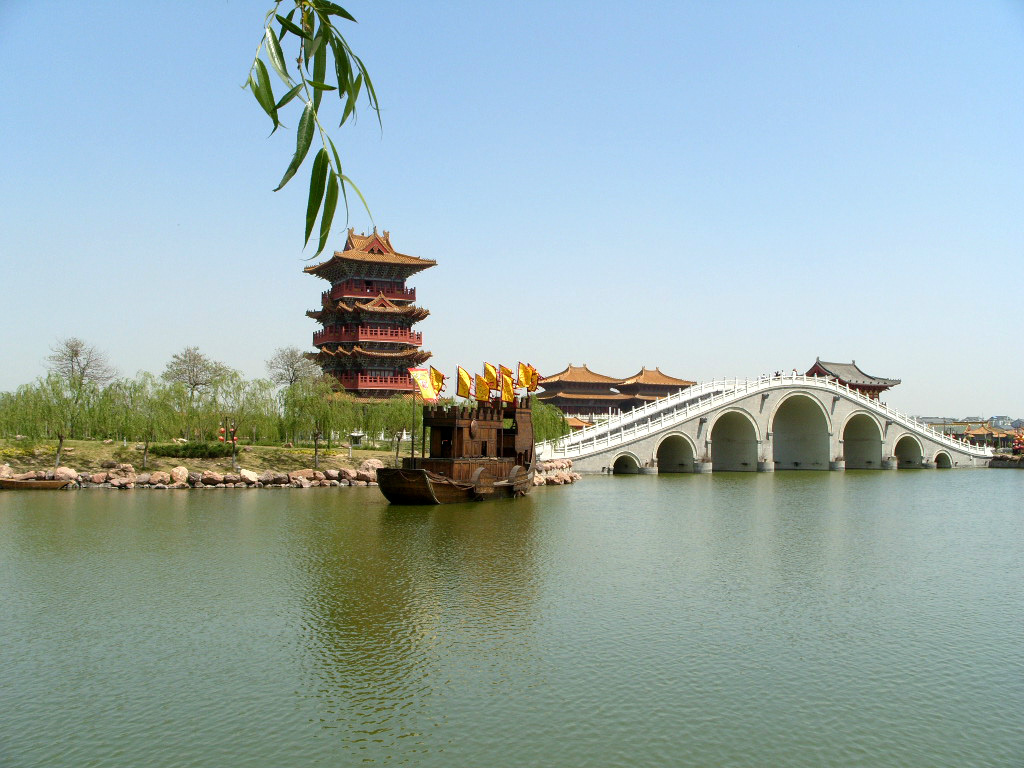
#> input picture example/example.png, 1024 x 768 px
$ python seam_carving.py
#> lines starting #> are read from the running program, lines starting #| are printed output that depends on the picture; after the words box and inside, x2 and y2 are one past the last pixel; in counts of white or black regions, pixels touching at a corner belong together
### imgpr/image.py
from PIL import Image
import numpy as np
import matplotlib.pyplot as plt

def openImage(imagefile):
#> called with imagefile = 'example.png'
    img = Image.open(imagefile)
#> img is the input picture: PIL image 1024x768 RGBA; mean R, G, B, A 152.8, 172, 171, 255
    img = img.convert("RGB")
#> img: PIL image 1024x768 RGB
    data = np.array(img.getdata())
    data = data.reshape((img.height, img.width, 3))
    return data

# [20 lines left out: functions toImage, showImages, not called in this run]

### example/seam_carving.py
import imgpr as ip
import numpy as np

image = ip.image.openImage("example.png")

height, width = image.shape[:2]
#> height = 768; width = 1024
cut = 150

init_energy = np.zeros(shape=(height, width), dtype=int)
init_energy[520:,:] -= 14
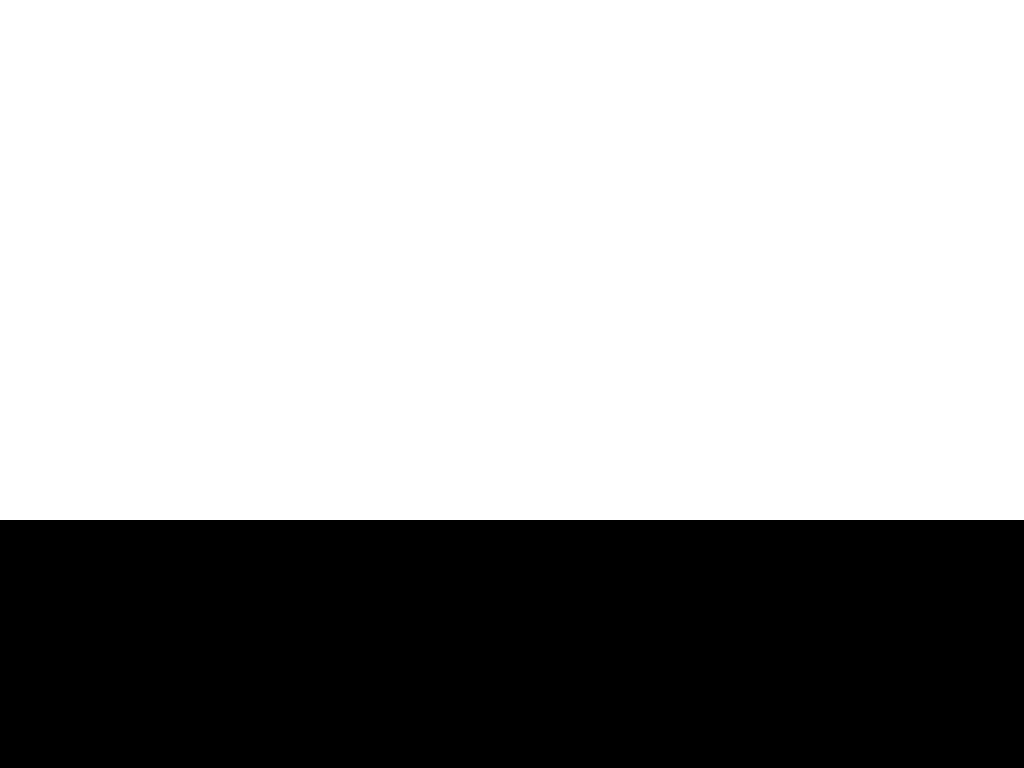
#> init_energy: shape (768, 1024) int64; values -14 (black) and 0 (white), 67.7% white; 1 black region, box (x1, y1, x2, y2) and area: (0, 520, 1024, 768) 253952

#> (the run stopped early here; a loop or call above may not have finished)
